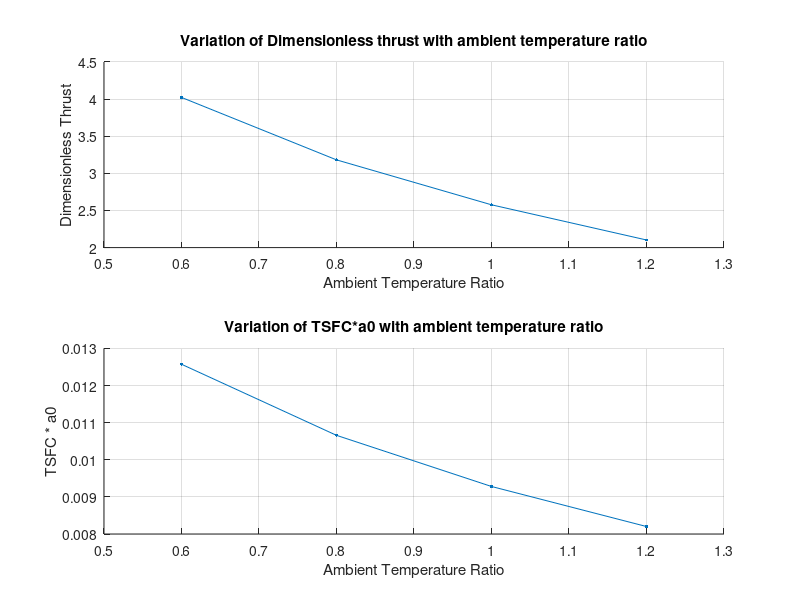

Here is the MATLAB script that generated this plot:
%% Propulsion assignment
clc;
clear;
%% Question 2
Ma = 0.75;
dH = 150;
ts = 0.6:0.2:1.20;
tl = 6./ts;
gamma = 1.4;
pic = 15;
tc = (pic).^0.286;
tr = 1 + ((gamma-1)/2)*Ma*Ma;
tt = 1 - tr*(tc-1)./tl;

% Dimensionless thrust
temp1 = tr*tc.*tt - 1;
temp2 = (2/(gamma-1))*(tl./(tr*tc));

T = (temp1.*temp2).^0.5 - Ma;

% TSFC

temp3 = (tl - tr*tc)./dH;

S = temp3./T;

% plots

subplot(2,1,1);
scatter(ts,T,5,'filled');
hold on; grid on;
plot(ts,T);
title('Variation of Dimensionless thrust with ambient temperature ratio');
xlabel('Ambient Temperature Ratio');
ylabel('Dimensionless Thrust');

subplot(2,1,2);
scatter(ts,S,5,'filled');
hold on; grid on;
plot(ts,S);
title('Variation of TSFC*a0 with ambient temperature ratio');
xlabel('Ambient Temperature Ratio');
ylabel('TSFC * a0');